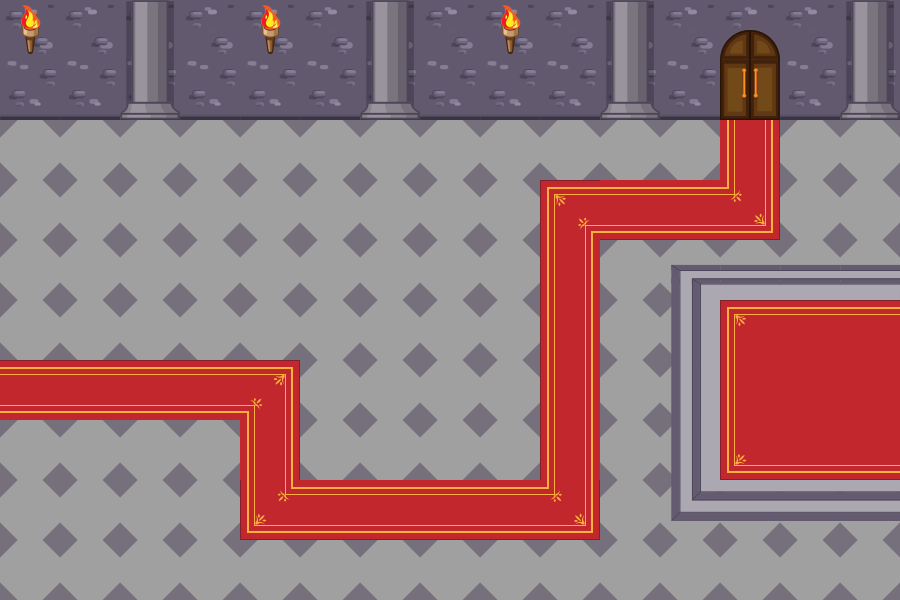

This is a level from a 2D game, rendered from its Tiled map with the project's own tilesets. A one-line summary and the map file follow, with tile-layer data summarised:
An orthogonal 15x10 tile map with 60x60 px tiles, 2 tile layers (Tile Layer 1, Tile Layer 2).

<map version="1.0" orientation="orthogonal" renderorder="right-down" width="15" height="10" tilewidth="60" tileheight="60" nextobjectid="1">
 <tileset firstgid="1" name="castle@60" tilewidth="60" tileheight="60" tilecount="36">
  <image source="terrain/castle@60.png" width="240" height="540" />
  <tile id="0">
   <properties>
    <property name="walkable" value="" />
   </properties>
  </tile>
  <tile id="1">
   <properties>
    <property name="walkable" value="" />
   </properties>
  </tile>
  <tile id="2">
   <properties>
    <property name="walkable" value="" />
   </properties>
  </tile>
  <tile id="4">
   <properties>
    <property name="walkable" value="" />
   </properties>
  </tile>
  <tile id="5">
   <properties>
    <property name="base" value="" />
    <property name="walkable" value="" />
   </properties>
  </tile>
  <tile id="6">
   <properties>
    <property name="walkable" value="" />
   </properties>
  </tile>
  <tile id="7">
   <properties>
    <property name="blocked" value="" />
   </properties>
  </tile>
  <tile id="8">
   <properties>
    <property name="walkable" value="" />
   </properties>
  </tile>
  <tile id="9">
   <properties>
    <property name="walkable" value="" />
   </properties>
  </tile>
  <tile id="10">
   <properties>
    <property name="walkable" value="" />
   </properties>
  </tile>
  <tile id="11">
   <properties>
    <property name="blocked" value="" />
   </properties>
  </tile>
  <tile id="12">
   <properties>
    <property name="blocked" value="" />
   </properties>
  </tile>
  <tile id="13">
   <properties>
    <property name="blocked" value="" />
   </properties>
  </tile>
  <tile id="14">
   <properties>
    <property name="blocked" value="" />
   </properties>
  </tile>
  <tile id="16">
   <properties>
    <property name="blocked" value="" />
   </properties>
  </tile>
  <tile id="17">
   <properties>
    <property name="blocked" value="" />
   </properties>
  </tile>
  <tile id="18">
   <properties>
    <property name="blocked" value="" />
   </properties>
  </tile>
  <tile id="20">
   <properties>
    <property name="blocked" value="" />
   </properties>
  </tile>
  <tile id="21">
   <properties>
    <property name="blocked" value="" />
   </properties>
  </tile>
  <tile id="22">
   <properties>
    <property name="blocked" value="" />
   </properties>
  </tile>
  <tile id="23">
   <properties>
    <property name="spawn" value="" />
    <property name="walkable" value="" />
   </properties>
  </tile>
  <tile id="24">
   <properties>
    <property name="walkable" value="" />
   </properties>
  </tile>
  <tile id="25">
   <properties>
    <property name="walkable" value="" />
   </properties>
  </tile>
  <tile id="26">
   <properties>
    <property name="walkable" value="" />
   </properties>
  </tile>
  <tile id="28">
   <properties>
    <property name="walkable" value="" />
   </properties>
  </tile>
  <tile id="29">
   <properties>
    <property name="walkable" value="" />
   </properties>
  </tile>
  <tile id="30">
   <properties>
    <property name="walkable" value="" />
   </properties>
  </tile>
  <tile id="32">
   <properties>
    <property name="walkable" value="" />
   </properties>
  </tile>
  <tile id="33">
   <properties>
    <property name="walkable" value="" />
   </properties>
  </tile>
  <tile id="34">
   <properties>
    <property name="walkable" value="" />
   </properties>
  </tile>
 </tileset>
 <layer name="Tile Layer 1" width="15" height="10">
  <data>[150 cells, 150 non-empty, 12 distinct tile ids]</data>
 </layer>
 <layer name="Tile Layer 2" width="15" height="10">
  <data>[150 cells, 34 non-empty, 17 distinct tile ids]</data>
 </layer>
</map>
